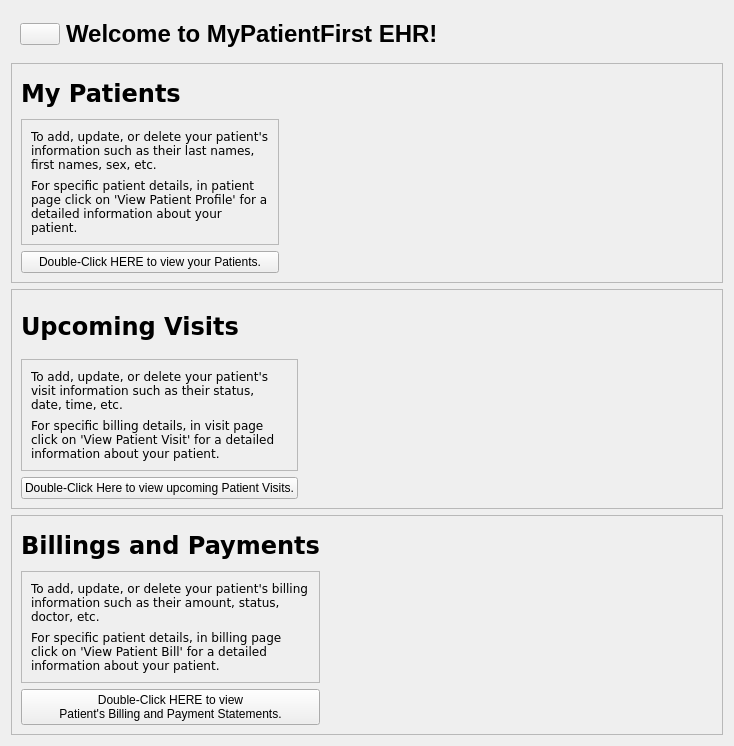
            <widget class="QWidget" name="page_1">
             <layout class="QGridLayout" name="gridLayout_3">
              <item row="0" column="0">
               <widget class="QWidget" name="welcome_widget_2" native="true">
                <property name="maximumSize">
                 <size>
                  <width>16777215</width>
                  <height>100</height>
                 </size>
                </property>
                <layout class="QGridLayout" name="gridLayout_38">
                 <item row="0" column="2">
                  <widget class="QLabel" name="welcome_label">
                   <property name="font">
                    <font>
                     <family>Segoe UI</family>
                     <pointsize>18</pointsize>
                     <bold>true</bold>
                    </font>
                   </property>
                   <property name="text">
                    <string>Welcome to MyPatientFirst EHR!</string>
                   </property>
                   <property name="alignment">
                    <set>Qt::AlignLeading|Qt::AlignLeft|Qt::AlignVCenter</set>
                   </property>
                   <property name="wordWrap">
                    <bool>false</bool>
                   </property>
                  </widget>
                 </item>
                 <item row="0" column="3">
                  <spacer name="horizontalSpacer_12">
                   <property name="orientation">
                    <enum>Qt::Horizontal</enum>
                   </property>
                   <property name="sizeType">
                    <enum>QSizePolicy::MinimumExpanding</enum>
                   </property>
                   <property name="sizeHint" stdset="0">
                    <size>
                     <width>20</width>
                     <height>20</height>
                    </size>
                   </property>
                  </spacer>
                 </item>
                 <item row="0" column="0">
                  <widget class="QPushButton" name="welcome_btn">
                   <property name="text">
                    <string/>
                   </property>
                   <property name="icon">
                    <iconset resource="resource.qrc">
                     <normaloff>:/icon/icons/MyPatientFirstLogo_Full.JPG</normaloff>:/icon/icons/MyPatientFirstLogo_Full.JPG</iconset>
                   </property>
                   <property name="iconSize">
                    <size>
                     <width>100</width>
                     <height>200</height>
                    </size>
                   </property>
                  </widget>
                 </item>
                </layout>
               </widget>
              </item>
              <item row="2" column="0">
               <widget class="QFrame" name="visits_result_frame_1">
                <property name="frameShape">
                 <enum>QFrame::StyledPanel</enum>
                </property>
                <property name="frameShadow">
                 <enum>QFrame::Raised</enum>
                </property>
                <layout class="QGridLayout" name="gridLayout_17">
                 <item row="0" column="0">
                  <widget class="QLabel" name="visits_label">
                   <property name="font">
                    <font>
                     <family>Verdana</family>
                     <pointsize>18</pointsize>
                     <bold>true</bold>
                    </font>
                   </property>
                   <property name="text">
                    <string>Upcoming Visits</string>
                   </property>
                  </widget>
                 </item>
                 <item row="0" column="2" rowspan="3">
                  <widget class="QLabel" name="visitInfo_pic">
                   <property name="enabled">
                    <bool>true</bool>
                   </property>
                   <property name="minimumSize">
                    <size>
                     <width>200</width>
                     <height>200</height>
                    </size>
                   </property>
                   <property name="frameShape">
                    <enum>QFrame::NoFrame</enum>
                   </property>
                   <property name="frameShadow">
                    <enum>QFrame::Plain</enum>
                   </property>
                   <property name="text">
                    <string/>
                   </property>
                  </widget>
                 </item>
                 <item row="1" column="0">
                  <widget class="QFrame" name="visitInfo_frame">
                   <property name="frameShape">
                    <enum>QFrame::StyledPanel</enum>
                   </property>
                   <property name="frameShadow">
                    <enum>QFrame::Raised</enum>
                   </property>
                   <layout class="QGridLayout" name="gridLayout_13">
                    <item row="0" column="0">
                     <widget class="QLabel" name="visitInfo_label_1">
                      <property name="font">
                       <font>
                        <family>Verdana</family>
                       </font>
                      </property>
                      <property name="text">
                       <string>To add, update, or delete your patient's visit information such as their status, date, time, etc.</string>
                      </property>
                      <property name="textFormat">
                       <enum>Qt::AutoText</enum>
                      </property>
                      <property name="alignment">
                       <set>Qt::AlignLeading|Qt::AlignLeft|Qt::AlignVCenter</set>
                      </property>
                      <property name="wordWrap">
                       <bool>true</bool>
                      </property>
                     </widget>
                    </item>
                    <item row="1" column="0">
                     <widget class="QLabel" name="visitInfo_label_2">
                      <property name="font">
                       <font>
                        <family>Verdana</family>
                       </font>
                      </property>
                      <property name="text">
                       <string>For specific billing details, in visit page click on 'View Patient Visit' for a detailed information about your patient.</string>
                      </property>
                      <property name="wordWrap">
                       <bool>true</bool>
                      </property>
                     </widget>
                    </item>
                   </layout>
                  </widget>
                 </item>
                 <item row="1" column="1">
                  <spacer name="horizontalSpacer_11">
                   <property name="orientation">
                    <enum>Qt::Horizontal</enum>
                   </property>
                   <property name="sizeHint" stdset="0">
                    <size>
                     <width>80</width>
                     <height>20</height>
                    </size>
                   </property>
                  </spacer>
                 </item>
                 <item row="1" column="3">
                  <spacer name="horizontalSpacer_15">
                   <property name="orientation">
                    <enum>Qt::Horizontal</enum>
                   </property>
                   <property name="sizeHint" stdset="0">
                    <size>
                     <width>100</width>
                     <height>20</height>
                    </size>
                   </property>
                  </spacer>
                 </item>
                 <item row="2" column="0">
                  <widget class="QPushButton" name="pg1_visits_btn">
                   <property name="text">
                    <string>Double-Click Here to view upcoming Patient Visits.</string>
                   </property>
                   <property name="icon">
                    <iconset resource="resource.qrc">
                     <normaloff>:/icon/icons/visit.svg</normaloff>:/icon/icons/visit.svg</iconset>
                   </property>
                   <property name="iconSize">
                    <size>
                     <width>25</width>
                     <height>25</height>
                    </size>
                   </property>
                  </widget>
                 </item>
                </layout>
               </widget>
              </item>
              <item row="3" column="0">
               <widget class="QFrame" name="billings_result_frame_1">
                <property name="frameShape">
                 <enum>QFrame::StyledPanel</enum>
                </property>
                <property name="frameShadow">
                 <enum>QFrame::Raised</enum>
                </property>
                <layout class="QGridLayout" name="gridLayout_18">
                 <item row="0" column="0">
                  <widget class="QLabel" name="billing_label">
                   <property name="font">
                    <font>
                     <family>Verdana</family>
                     <pointsize>18</pointsize>
                     <bold>true</bold>
                    </font>
                   </property>
                   <property name="text">
                    <string>Billings and Payments</string>
                   </property>
                  </widget>
                 </item>
                 <item row="0" column="2" rowspan="3">
                  <widget class="QLabel" name="billingInfo_pic">
                   <property name="enabled">
                    <bool>true</bool>
                   </property>
                   <property name="minimumSize">
                    <size>
                     <width>200</width>
                     <height>200</height>
                    </size>
                   </property>
                   <property name="frameShape">
                    <enum>QFrame::NoFrame</enum>
                   </property>
                   <property name="frameShadow">
                    <enum>QFrame::Plain</enum>
                   </property>
                   <property name="text">
                    <string/>
                   </property>
                  </widget>
                 </item>
                 <item row="1" column="0">
                  <widget class="QFrame" name="billingInfo_frame">
                   <property name="frameShape">
                    <enum>QFrame::StyledPanel</enum>
                   </property>
                   <property name="frameShadow">
                    <enum>QFrame::Raised</enum>
                   </property>
                   <layout class="QGridLayout" name="gridLayout_15">
                    <item row="0" column="0">
                     <widget class="QLabel" name="billingInfo_label_1">
                      <property name="font">
                       <font>
                        <family>Verdana</family>
                       </font>
                      </property>
                      <property name="text">
                       <string>To add, update, or delete your patient's billing information such as their amount, status, doctor, etc.</string>
                      </property>
                      <property name="textFormat">
                       <enum>Qt::AutoText</enum>
                      </property>
                      <property name="alignment">
                       <set>Qt::AlignLeading|Qt::AlignLeft|Qt::AlignVCenter</set>
                      </property>
                      <property name="wordWrap">
                       <bool>true</bool>
                      </property>
                     </widget>
                    </item>
                    <item row="1" column="0">
                     <widget class="QLabel" name="billingInfo_label_2">
                      <property name="font">
                       <font>
                        <family>Verdana</family>
                       </font>
                      </property>
                      <property name="text">
                       <string>For specific patient details, in billing page click on 'View Patient Bill' for a detailed information about your patient.</string>
                      </property>
                      <property name="wordWrap">
                       <bool>true</bool>
                      </property>
                     </widget>
                    </item>
                   </layout>
                  </widget>
                 </item>
                 <item row="1" column="1">
                  <spacer name="horizontalSpacer_14">
                   <property name="orientation">
                    <enum>Qt::Horizontal</enum>
                   </property>
                   <property name="sizeHint" stdset="0">
                    <size>
                     <width>40</width>
                     <height>20</height>
                    </size>
                   </property>
                  </spacer>
                 </item>
                 <item row="1" column="3">
                  <spacer name="horizontalSpacer_16">
                   <property name="orientation">
                    <enum>Qt::Horizontal</enum>
                   </property>
                   <property name="sizeHint" stdset="0">
                    <size>
                     <width>103</width>
                     <height>20</height>
                    </size>
                   </property>
                  </spacer>
                 </item>
                 <item row="2" column="0">
                  <widget class="QPushButton" name="pg1_billings_btn">
                   <property name="text">
                    <string>Double-Click HERE to view
Patient's Billing and Payment Statements.</string>
                   </property>
                   <property name="icon">
                    <iconset resource="resource.qrc">
                     <normaloff>:/icon/icons/billings.svg</normaloff>:/icon/icons/billings.svg</iconset>
                   </property>
                   <property name="iconSize">
                    <size>
                     <width>25</width>
                     <height>25</height>
                    </size>
                   </property>
                  </widget>
                 </item>
                </layout>
               </widget>
              </item>
              <item row="1" column="0">
               <widget class="QFrame" name="patients_result_frame_1">
                <property name="frameShape">
                 <enum>QFrame::StyledPanel</enum>
                </property>
                <property name="frameShadow">
                 <enum>QFrame::Raised</enum>
                </property>
                <layout class="QGridLayout" name="gridLayout_16">
                 <item row="0" column="0">
                  <widget class="QLabel" name="patient_label">
                   <property name="font">
                    <font>
                     <family>Verdana</family>
                     <pointsize>18</pointsize>
                     <bold>true</bold>
                    </font>
                   </property>
                   <property name="text">
                    <string>My Patients</string>
                   </property>
                  </widget>
                 </item>
                 <item row="0" column="2" rowspan="3">
                  <widget class="QLabel" name="patientInfo_pic">
                   <property name="enabled">
                    <bool>true</bool>
                   </property>
                   <property name="minimumSize">
                    <size>
                     <width>200</width>
                     <height>200</height>
                    </size>
                   </property>
                   <property name="frameShape">
                    <enum>QFrame::NoFrame</enum>
                   </property>
                   <property name="frameShadow">
                    <enum>QFrame::Plain</enum>
                   </property>
                   <property name="text">
                    <string/>
                   </property>
                  </widget>
                 </item>
                 <item row="1" column="0">
                  <widget class="QFrame" name="patientInfo_frame">
                   <property name="frameShape">
                    <enum>QFrame::StyledPanel</enum>
                   </property>
                   <property name="frameShadow">
                    <enum>QFrame::Raised</enum>
                   </property>
                   <layout class="QGridLayout" name="gridLayout_12">
                    <item row="0" column="0">
                     <widget class="QLabel" name="patientInfo_label_1">
                      <property name="font">
                       <font>
                        <family>Verdana</family>
                       </font>
                      </property>
                      <property name="text">
                       <string>To add, update, or delete your patient's information such as their last names, first names, sex, etc.</string>
                      </property>
                      <property name="textFormat">
                       <enum>Qt::AutoText</enum>
                      </property>
                      <property name="alignment">
                       <set>Qt::AlignLeading|Qt::AlignLeft|Qt::AlignVCenter</set>
                      </property>
                      <property name="wordWrap">
                       <bool>true</bool>
                      </property>
                     </widget>
                    </item>
                    <item row="1" column="0">
                     <widget class="QLabel" name="patientInfo_label_2">
                      <property name="font">
                       <font>
                        <family>Verdana</family>
                       </font>
                      </property>
                      <property name="text">
                       <string>For specific patient details, in patient page click on 'View Patient Profile' for a detailed information about your patient.</string>
                      </property>
                      <property name="wordWrap">
                       <bool>true</bool>
                      </property>
                     </widget>
                    </item>
                   </layout>
                  </widget>
                 </item>
                 <item row="1" column="1">
                  <spacer name="horizontalSpacer_18">
                   <property name="orientation">
                    <enum>Qt::Horizontal</enum>
                   </property>
                   <property name="sizeHint" stdset="0">
                    <size>
                     <width>114</width>
                     <height>20</height>
                    </size>
                   </property>
                  </spacer>
                 </item>
                 <item row="1" column="3">
                  <spacer name="horizontalSpacer_17">
                   <property name="orientation">
                    <enum>Qt::Horizontal</enum>
                   </property>
                   <property name="sizeHint" stdset="0">
                    <size>
                     <width>114</width>
                     <height>20</height>
                    </size>
                   </property>
                  </spacer>
                 </item>
                 <item row="2" column="0">
                  <widget class="QPushButton" name="pg1_patients_btn">
                   <property name="text">
                    <string>Double-Click HERE to view your Patients.</string>
                   </property>
                   <property name="icon">
                    <iconset resource="resource.qrc">
                     <normaloff>:/icon/icons/patient.svg</normaloff>:/icon/icons/patient.svg</iconset>
                   </property>
                   <property name="iconSize">
                    <size>
                     <width>25</width>
                     <height>25</height>
                    </size>
                   </property>
                  </widget>
                 </item>
                </layout>
               </widget>
              </item>
             </layout>
            </widget>
